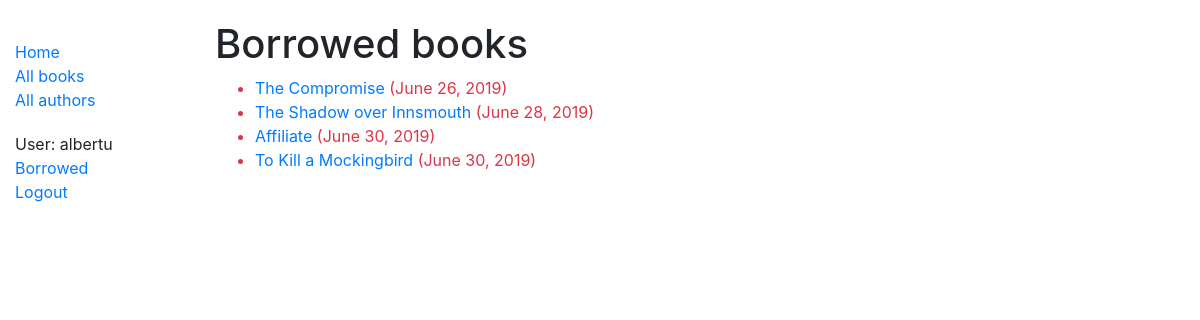
/catalog/mybooks/ (signed in), run on the app's committed database.
### catalog/models.py (models this page shows, shortened)
class BookInstance(models.Model):
	id = models.UUIDField(primary_key=True, default=uuid.uuid4, help_text='Unique ID for this particular book across whole library')
	book = models.ForeignKey('Book', on_delete=models.SET_NULL, null=True)
	language = models.ForeignKey('Language', on_delete=models.SET_NULL, null=True)
	imprint = models.CharField(max_length=200)
	due_back = models.DateField(null=True, blank=True)
	LOAN_STATUS = (
		('m', 'Maintenance'),
		('o', 'On loan'),
		('a', 'Available'),
		('r', 'Reserved'),
	)
	status = models.CharField(
		max_length=1,
		choices=LOAN_STATUS,
		blank=True,
		default='m',
		help_text='Book availability',
	)
	borrower = models.ForeignKey(User, on_delete = models.SET_NULL, null=True, blank=True)
	class Meta:
		ordering = ['book', 'status', 'due_back']
		permissions = (("can_mark_returned", "Set book as returned"),)
	@property
	def is_overdue(self):
		if self.due_back and date.today() > self.due_back:
			return True
		return False

class Book(models.Model):
	title = models.CharField(max_length=200)
	summary = models.TextField()
	author = models.ForeignKey('Author', on_delete=models.SET_NULL, null=True)
	isbn = models.CharField('ISBN', max_length=13, help_text='13 Character <a href="https://www.isbn-international.org/content/what-isbn">ISBN number</a>')
	genre = models.ManyToManyField(Genre, help_text='Select a genre for this book')
	class Meta:
		ordering = ['title']
	def display_genre(self):
		return ', '.join(genre.name for genre in self.genre.all())
	display_genre.short_description = 'Genre'

### catalog/views.py (the view)
# urls.py: path('mybooks/', views.LoanedBooksByUserListView.as_view(), name='my-borrowed'),
class LoanedBooksByUserListView(LoginRequiredMixin, generic.ListView):
	model = BookInstance
	template_name = 'catalog/bookinstance_list_borrowed_user.html'
	paginate_by = 10
	def get_queryset(self):
		return BookInstance.objects.filter(borrower=self.request.user).filter(status__exact='o').order_by('due_back')

### catalog/templates/catalog/bookinstance_list_borrowed_user.html
{% extends "base_generic.html" %}
{% block content %}
<h1>Borrowed books</h1>
{% if bookinstance_list %}
	<ul>
		{% for bookinst in bookinstance_list %}
			<li class="{% if bookinst.is_overdue %}text-danger{% endif %}">
				<a href="{% url 'book-detail' bookinst.book.pk %}">
					{{ bookinst.book.title }}
				</a>
				({{ bookinst.due_back }})
			</li>
		{% endfor %}
	</ul>
{% else %}
	<p>There are no books borrowed.</p>
{% endif %}
{% endblock %}

### catalog/templates/base_generic.html (shortened to what this page needs)
<!DOCTYPE html>
<html lang="en">
<head>
	<link rel="stylesheet" href="https://stackpath.bootstrapcdn.com/bootstrap/4.1.3/css/bootstrap.min.css">
	{% load static %}
	<link rel="stylesheet" href="{% static 'css/styles.css' %}">
</head>
<body>
	<div class="container-fluid">
		<div class="row">
			<div class="col-sm-2">
				{% block sidebar %}
				<ul class="sidebar-nav">
					<li>
						<a href="{% url 'index' %}">Home</a>
					</li>
					<li>
						<a href="{% url 'books' %}">All books</a>
					</li>
					<li>
						<a href="{% url 'authors' %}">All authors</a>
					</li>
				</ul>
				<ul class="sidebar-nav">
					{% if not user.is_authenticated %}
						<li>
							<a href="{% url 'login' %}?next={{request.path}}">Login</a>
						</li>
					{% else %}
						<li>
							User: {{ user.get_username }}
						</li>
						<li>
							<a href="{% url 'my-borrowed' %}">Borrowed</a>
						</li>
						<li>
							<a href="{% url 'logout' %}?next={{request.path}}">Logout</a>
						</li>
					{% endif %}
				</ul>
				{% endblock %}
			</div>
			<div class="col-sm-10">
				{% block content %}
				{% endblock %}
			</div>
		</div>
	</div>
</body>
</html>

### catalog/static/css/styles.css (style rules this page uses)
body { margin-top: 20px; }
.sidebar-nav { margin-top: 20px; padding: 0; list-style: none; }

### data on the page
BookInstance: book "The Compromise", due_back "June 26, 2019"
BookInstance: book "The Shadow over Innsmouth", due_back "June 28, 2019"
BookInstance: book "Affiliate", due_back "June 30, 2019"
BookInstance: book "To Kill a Mockingbird", due_back "June 30, 2019"

### other printed values
{{ user.get_username }} "albertu"
